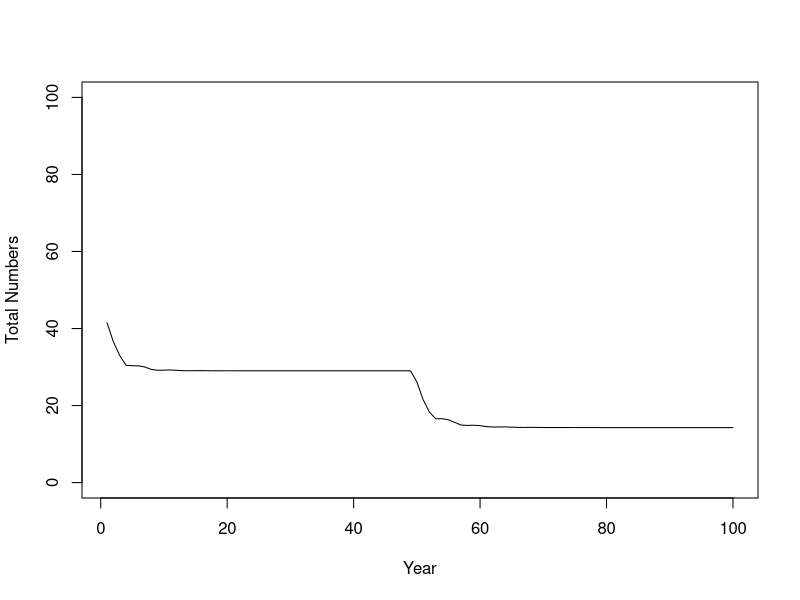
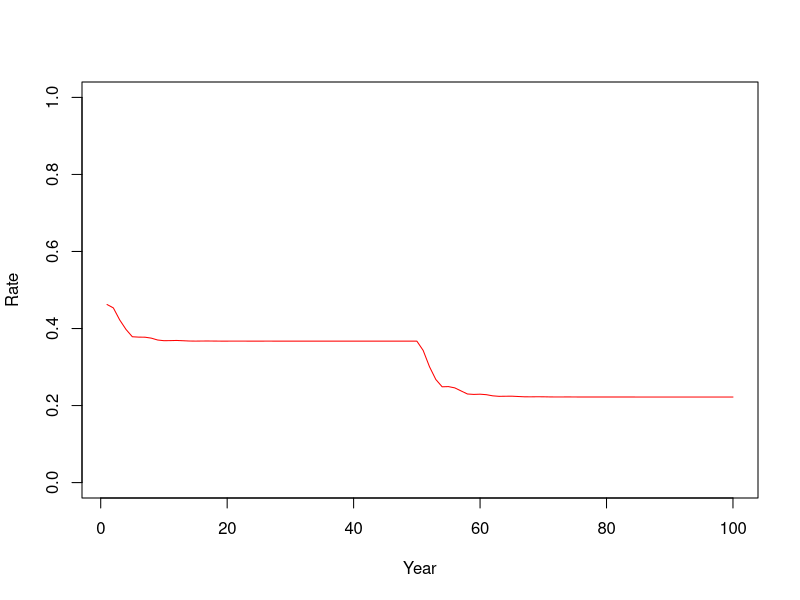

The R script that drew these images, in order: (Note: this script raises an error after producing the figures.)
# Assignment 2.2b - harvesting

# Second model - closed population with age structure

# Create a vector of initial numbers at age
# Note that R normally has "1" as the first index of a vector, so 
#  for us Birds[1] is actually age 0 birds...
birds <- c(15,10,5,3,10)
cumharvest <- 0

# Define variables for processes (same as First_Model!)
a <- 3  
b <- .0046
c <- 1
d <- 50
hr <- c(0,0,.25,.25,.25)  # Harvest rate, by age

# Set up containers for time series of numbers and rates
birds_over_time <- array(0,dim=c(5,100))
all_ages_over_time <- numeric(100)
birth_rate <- numeric(100)
death_rate <- numeric(100)

# Start the main simulation loop over time
for (i in 1:100) {   # we will run the model for 100 time steps
  
  # Calculate the birth and death rates according to our dynamic processes
  births_per_female <- a * exp(-b * sum(birds[4:5]))  # only mature (age 3,4+) birds affect birth rate
  deaths_per_capita <- c * sum(birds) / (d + sum(birds))
  
  # Convert rates to actual numbers
  births <- births_per_female * sum(birds[4:5]) / 2  # divide by 2 because per female
  deaths <- deaths_per_capita * birds   # note: deaths will be a vector by age, just like birds
  if (i < 50) {
    harvest <- rep(0,5) } # no harvest
  else {
    harvest <- hr * birds
  }
  # Now the tautology - more complicated than the last time
    # First the plus group: subtract deaths for the oldest two age groups
    birds[5] <- birds[5] + birds[4] - deaths[5] - deaths[4] - harvest[5] - harvest[4]
    # Next the remaining ages except babies, working backwards
    for (j in 4:2) { #loop backwards over ages
      birds[j] <- birds[j-1] - deaths[j-1] - harvest[j-1]
    }
    # Finally, the babies
    birds[1] <- births
  
  # Update the vectors of numbers and rates
    birds_over_time[,i] <- birds
    all_ages_over_time[i] <- sum(birds_over_time[,i])
    birth_rate[i] <- births_per_female
    death_rate[i] <- deaths_per_capita
    # accumulate the total harvest
    cumharvest <- cumharvest + sum(harvest)

  # close the time loop
}
cumharvest

# Plot the results - base version
x <- seq(from=1,to=100)
plot(all_ages_over_time~x, xlab = "Year", ylab = "Total Numbers", type='l',
     ylim=c(0,100))
plot(birth_rate~x, xlab="Year", ylab="Rate", type = "l",
     ylim=c(0,1), col='blue')
lines(death_rate~x, col='red')


# Plot the results - ggplot version
library(ggplot2)
x <- seq(from=1,to=100)
Number_plot <- ggplot() +
  geom_line(mapping=aes(x=x,y=birds_over_time)) +
  labs(title = "Abundance",
       x = "Year",
       y = "Cormorant numbers") +
  coord_cartesian(ylim=c(0,50)) +
  theme_bw()
plot(Number_plot)
Rate_plot <- ggplot() +
  geom_line(mapping=aes(x=x,y=birth_rate),
            color='blue') +
  geom_line(mapping=aes(x=x,y=death_rate),
            color="red") +
  labs(title = "Birth and death rates",
       x="Year",
       y="Per capita rate") +
  coord_cartesian(ylim=c(0,1)) +
  theme_bw()
plot(Rate_plot)

#This code shows how I created a data frame with year, age, and numbers as columns
# which enables me to display the results as a stacked-bar plot of the numbers-at-age
# over time. There is almost certainly a more elegant way to do this, including by
# storing the age-based numbers in the appropriate format during the simulation
# However, this works...

#Create five data frames, one for each age group, with columns for year, age and numbers
tmp_1 <- data.frame(seq(1:100),rep(1,100), birds_over_time[1,], row.names = NULL)
dimnames(tmp_1)[[2]] <- c('Year','Age','Numbers')
tmp_2 <- data.frame(seq(1:100),rep(2,100), birds_over_time[2,], row.names = NULL)
dimnames(tmp_2)[[2]] <- c('Year','Age','Numbers')
tmp_3 <- data.frame(seq(1:100),rep(3,100), birds_over_time[3,], row.names = NULL)
dimnames(tmp_3)[[2]] <- c('Year','Age','Numbers')
tmp_4 <- data.frame(seq(1:100),rep(4,100), birds_over_time[4,], row.names = NULL)
dimnames(tmp_4)[[2]] <- c('Year','Age','Numbers')
tmp_5 <- data.frame(seq(1:100),rep(5,100), birds_over_time[5,], row.names = NULL)
dimnames(tmp_5)[[2]] <- c('Year','Age','Numbers')

#Combine all five data frames into one
AgeComp_data <- rbind(tmp_1, tmp_2, tmp_3, tmp_4, tmp_5)

#Use geom_bar to create the graph
AgeComp_Plot <- ggplot(data=AgeComp_data) +
  geom_bar(mapping = aes(fill=Age,x=Year,y=Numbers),
           position = 'stack', stat = 'identity') +
  labs(title="Age Composition",
       x="Year",
       y="Numbers") +
  theme_bw()
plot(AgeComp_Plot)
  